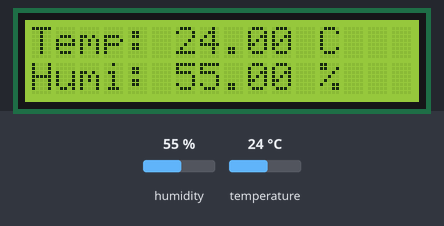
This sketch was run on a simulated ESP8266 (NodeMCU). On the bench: 16×2 character LCD. The test bench sets the inputs (shaded band); at power-on: humidity 55 %, temperature 24 °C. What the sketch prints to the serial monitor is not drawn.

Above: at 1.7 s.
1.8 s: humidity set to 22 %
At 3.6 s:
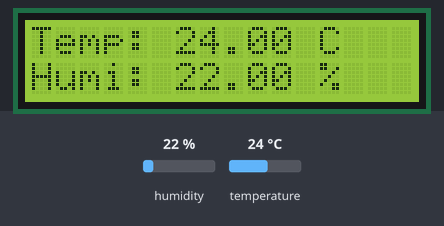
4.6 s: temperature set to 12 °C
At 8.5 s:
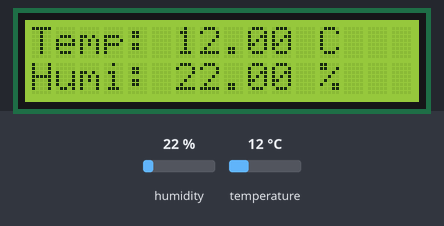
8.8 s: humidity set to 40 %
At 12.2 s:
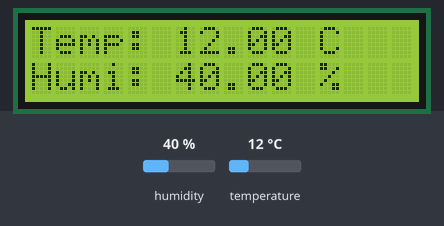
12.9 s: temperature set to 19 °C
At 15.9 s:
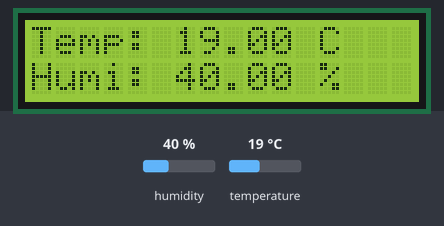
Timing chart, 0 to 17.4 s (numbered marks = the images above; inputs shaded):
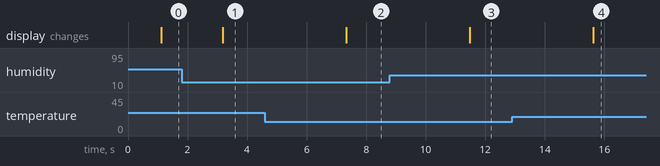

The sketch:

64114069_Worksheet2-SensorToLCD.ino
```cpp
#include <Adafruit_Sensor.h>
#include <DHT.h>
#include <LiquidCrystal_I2C.h>

float temperature;
float humidity;
DHT dht11(D4, DHT11);

LiquidCrystal_I2C lcd(0x27, 16, 2);

void setup() {
  // put your setup code here, to run once:
  Serial.begin(9600);

  // setup DHT11
  temperature = 0.0;
  humidity = 0.0;
  dht11.begin();

  // setup LiquidCrystal I2C
  lcd.begin();
}

void loop() {
  // put your main code here, to run repeatedly:

  // Get Value on DHT11
  humidity = (dht11.readHumidity());
  temperature = (dht11.readTemperature());

  // Display on Serial Monitor
  Serial.print("Temperature: ");
  Serial.println(temperature);
  Serial.print("Humidity: ");
  Serial.println(humidity);
  delay(1000);

  // Display on LiquidCrystal I2C
  lcd.setCursor(0, 0);
  lcd.print("Temp: " + String(temperature) + " C");
  lcd.setCursor(0, 1);
  lcd.print("Humi: " + String(humidity) + " %");
}
```

Measured:
- after the input at 1.8 s, the display: changes after 1.4 s (image 1)
- after the input at 4.6 s, the display: changes after 2.7 s (image 2)
- after the input at 8.8 s, the display: changes after 2.7 s (image 3)
- after the input at 12.9 s, the display: changes after 2.7 s (image 4)
